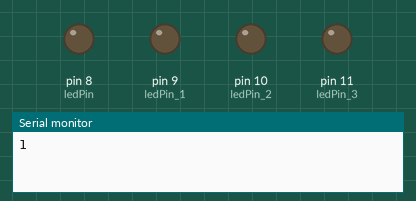
Simulated run of this sketch. Board: Arduino Uno, built with avr-gcc and run on an emulated ATmega328P. On the bench: output pins drawn as LEDs (lit = HIGH), the last lines printed to the serial monitor.

Above: at 0.04 s.
At 0.49 s:
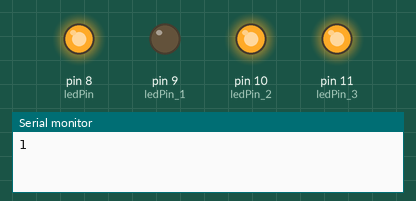
At 1.48 s:
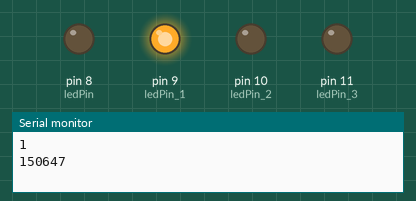
At 1.75 s:
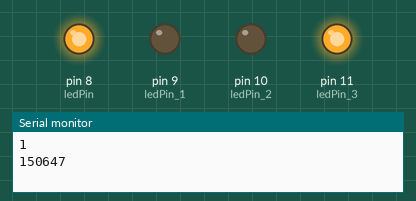
At 1.93 s:
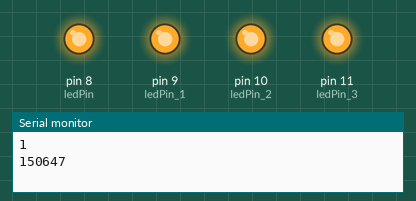
At 2.74 s:
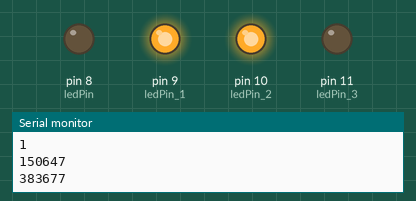
Timing chart, 0 to 3.0 s (numbered marks = the images above):
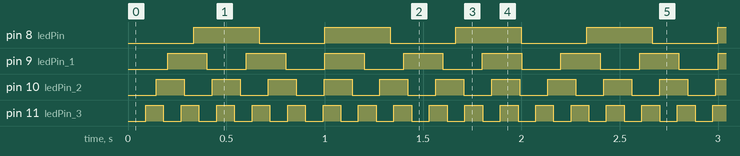

Measured:
- by itself, pin 8 (ledPin): alternates HIGH for 0.33 s and LOW for 0.33 s
- by itself, pin 9 (ledPin_1): alternates HIGH for 0.20 s and LOW for 0.20 s
- by itself, pin 10 (ledPin_2): alternates HIGH for 0.14 s and LOW for 0.14 s
- by itself, pin 11 (ledPin_3): alternates HIGH for 0.09 s and LOW for 0.09 s

The sketch:

2.ino
```cpp
#include <neotimer.h>

#define ledPin 8
#define ledPin_1 9
#define ledPin_2 10
#define ledPin_3 11
Neotimer timer1;
Neotimer timer2;
Neotimer timer3;
Neotimer timer4;

unsigned long time_now = 0; // Variável que recebe o tempo atual

boolean led_status = HIGH; // Status do LED

unsigned long cont = 0; // Contador para imprimir o número de vezes que a loop() é executada
unsigned long alarm_2 = 0; // Variável que será atribuída igual ao tempo atual, de tempo em tempo (1s em 1s)

void setup() {
  pinMode(ledPin, OUTPUT); // Define o pino do LED como saída
  pinMode(ledPin_1, OUTPUT);
  pinMode(ledPin_2, OUTPUT);
  pinMode(ledPin_3, OUTPUT);
  Serial.begin(9600); // Taxa de comunicação em bits/s

   // definição do delay de cada led
  timer1.set(333);
  timer2.set(200);
  timer3.set(142);
  timer4.set(90);
}

void loop() {

 time_now = millis(); // Tempo atual
  cont+=1; // Incrementa o contador

  // De 1000ms em 1000ms, imprime o número de vezes que a loop() é executada
  if(time_now >= alarm_2){
    alarm_2 += 1000;
    Serial.println(cont);
    cont = 0;
  }

// Pisca o LED pelos periodos a cima definidos
if(timer1.repeat()){
    digitalWrite(ledPin,!digitalRead(ledPin));
  }
  if(timer2.repeat()){
    digitalWrite(ledPin_1,!digitalRead(ledPin_1));
  }
  if(timer3.repeat()){
    digitalWrite(ledPin_2,!digitalRead(ledPin_2));
  }
  if(timer4.repeat()){
    digitalWrite(ledPin_3,!digitalRead(ledPin_3));
  }


}
```
